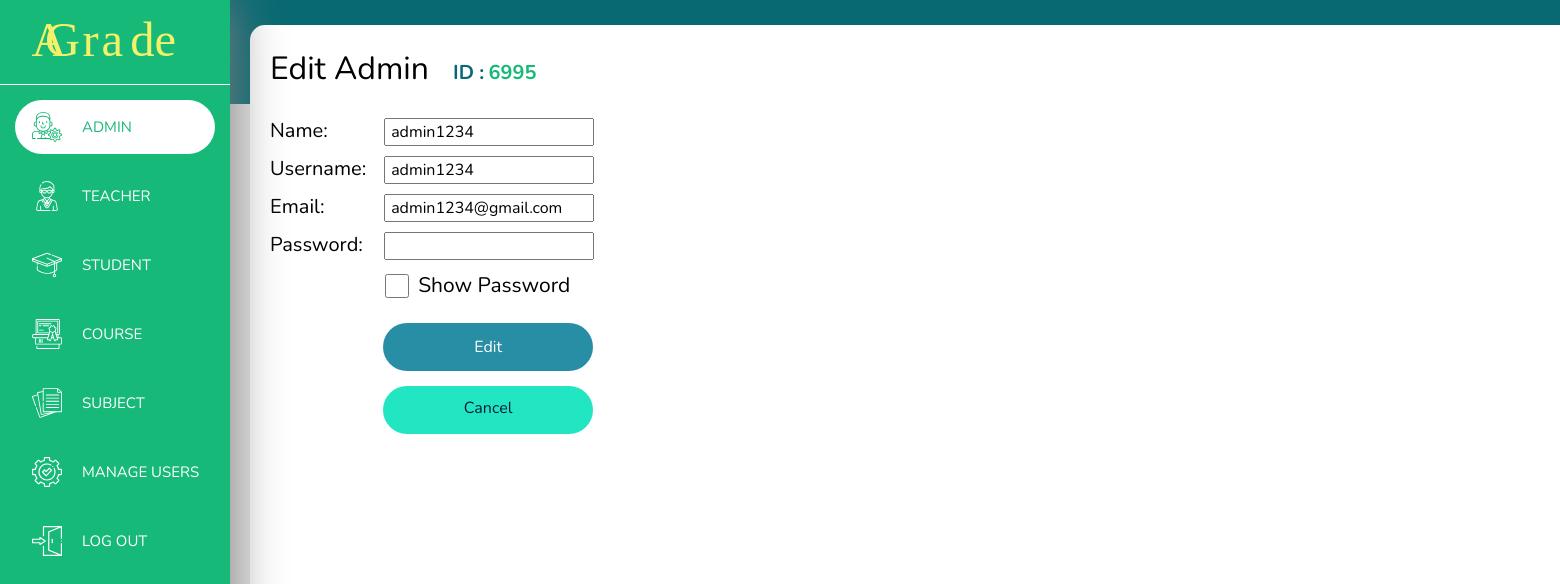
Page /editAdmin.php?adminID=6995 (signed in) on the committed database.
### tables this page shows
CREATE TABLE `users` (
  `No` int(200) NOT NULL,
  `userID` varchar(200) NOT NULL,
  `userUid` varchar(200) NOT NULL,
  `userName` varchar(200) NOT NULL,
  `userEmail` varchar(200) NOT NULL,
  `userPassword` varchar(200) NOT NULL,
  `userType` varchar(200) NOT NULL
);

### editAdmin.php (the view, shortened to what this page needs)
<?php
    require "header.php";
    require "backendphp/condb_back.php";
    $adminID = $_GET['adminID'];
    $sql = mysqli_query($conn, "SELECT * FROM users WHERE userID = '$adminID'");
    $row = mysqli_fetch_array($sql);
    $adminID = $row['userID'];
    $adminUid = $row['userUid'];
    $adminName = $row['userName'];
    $adminEmail = $row['userEmail'];
?>
    <main>
        <div class="content">
            <div class="editAdmin-main">
                <label class="editAdmin-label">Edit Admin</label>
                <label class="editAdmin-ID-NAME-label" >ID :</label>
                <label class="editAdmin-ID-NAME-label-bold"> <?= $adminID ?> &emsp;</label>
                <form action="backendphp/editAdmin-back.php?adminID=<?= $adminID?>" method="post">
                    <label>Name:</label>
                    <input type="text" name="edit_admin_name" value="<?= $adminName?>"><br>
                    <label>Username:</label>
                    <input type="text" name="edit_admin_uid" value="<?= $adminUid?>"><br>
                    <label>Email:</label>
                    <input type="text" name="edit_admin_email" value="<?= $adminEmail?>"><br>
                    <label>Password:</label>
                    <input type="password" name="edit_admin_pwd" id="edit_admin_pwd"><br>
                    <div class="div-edit-pwd">
                            <input class="checkbox" type="checkbox" onclick="showEditAdminPwd()">
                            <label class="show-pwd-admin">Show Password</label>
                    </div>
                    <br>
                    <div class="btn">
                        <button type="submit" name="edit_admin_submit">Edit</button><br>
                        <a class="cxlEditAdmin-btn" href="javascript:history.go(-1)"><span>Cancel</span></a>
                    </div>
                </form>
            </div>
        </div>
    </main>
<?php
    require "footer.php";
?>

### css/header.css (style rules this page uses)
body { margin: 0; font-family: Nunito, sans-serif; background: -webkit-gradient(linear, left top, left bottom, color-stop(13%, #086972), color-stop(13%, #e6e6e6)); background: linear-gradient(#086972 13%, #e6e6e6 13%); height: 100vh; }
main { height: 657px; }
main .content { display: inline-block; margin: 25px 25px 25px 250px; width: 166vh; height: 93vh; border-radius: 15px; background-color: white; }

### css/editAdmin.css (style rules this page uses)
.editAdmin-label { display: inline-block; margin: 20px 20px 20px 0px; font-size: 32px; }
.editAdmin-main { color: black; margin: 0px 20px; width: -webkit-fit-content; width: -moz-fit-content; width: fit-content; }
.editAdmin-main .editAdmin-ID-NAME-label { font-weight: bold; font-size: 20px; color: #086972; }
.editAdmin-main .editAdmin-ID-NAME-label-bold { font-weight: bold; font-size: 20px; color: #17b978; }
.editAdmin-main form label { font-size: 20px; display: inline-block; margin: 0; padding: 0; width: 110px; }
.editAdmin-main form input[type=text], .editAdmin-main form input[type=password] { width: 210px; height: 28px; margin: 5px 0px; font-size: 16px; padding-left: 5px; }
.editAdmin-main form .div-edit-pwd { display: inline-block; -webkit-box-align: center; -ms-flex-align: center; align-items: center; margin-left: 115px; height: auto; }
.editAdmin-main form .div-edit-pwd input[type=checkbox] { width: 24px; height: 24px; margin: 5px 0px; font-size: 16px; vertical-align: middle; }
.editAdmin-main form .div-edit-pwd label { margin: 5px 5px; width: auto; height: auto; font-size: 21px; vertical-align: middle; }
.editAdmin-main form .btn { padding: 15px 0px 0px 0px; float: right; }
.editAdmin-main form .btn button { display: inline-block; background-color: #278EA5; width: 210px; height: 48px; border-radius: 34px; border: none; color: white; font-family: 'Nunito', sans-serif; }
.editAdmin-main form .btn .cxlEditAdmin-btn { float: right; background-color: #21e6c1; color: #071e3d; width: 210px; height: 48px; margin-top: 15px; padding: 10px 15px; border-radius: 34px; text-decoration: none; text-align: center; vertical-align: middle; }

### rows in the picture
users: userID "6995", edit_admin_name "admin1234", edit_admin_uid "admin1234", edit_admin_email "admin1234@gmail.com"
